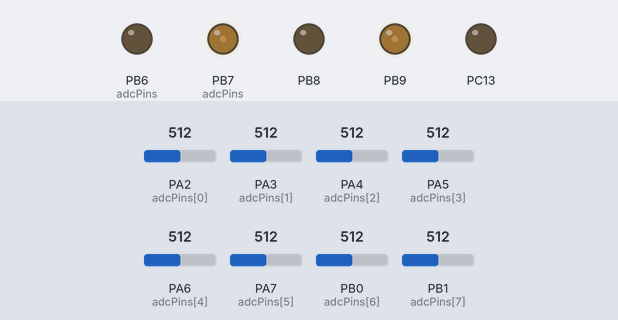
A program run on a simulated STM32 Black Pill. Shown: output pins drawn as LEDs (lit = HIGH). Inputs (shaded band) come from the test bench; at power-on: PA2 (adcPins[0]) = 512, PA3 (adcPins[1]) = 512, PA4 (adcPins[2]) = 512, PA5 (adcPins[3]) = 512, PA6 (adcPins[4]) = 512, PA7 (adcPins[5]) = 512, PB0 (adcPins[6]) = 512, PB1 (adcPins[7]) = 512 (analog values on the 0–1023 scale).

Above: at 5.2 s.
At 7.0 s:
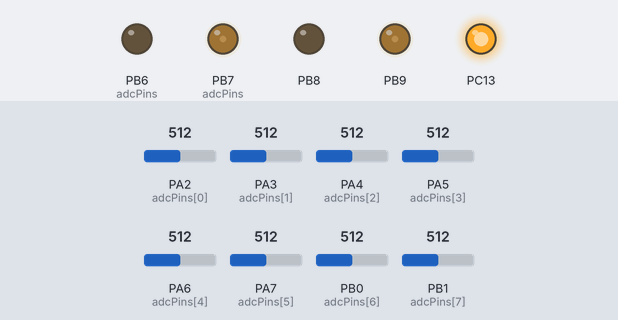
At 8.7 s:
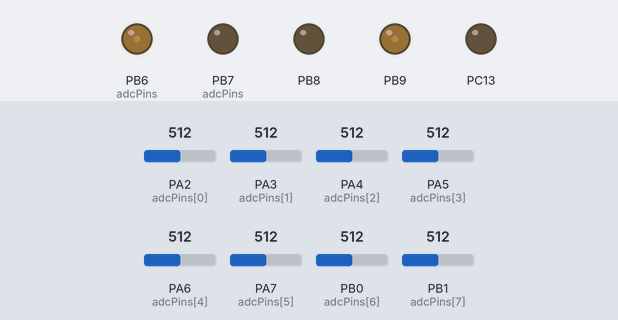
Timing chart, 0 to 10.2 s (numbered marks = the images above):
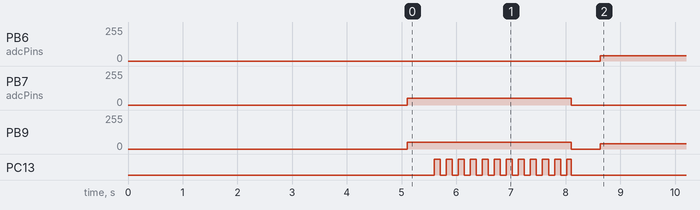

The program:

main.cpp
```cpp
#include <Arduino.h>


const int adcPins[] = {A2, A3, A4, A5, A6, A7, A8, A9};
const int numChannels = 8;


uint16_t minValues[numChannels];
uint16_t maxValues[numChannels];
bool isCalibrated = false;

// PID controller constants
const float KP = 80.00;     // Proportional gain
const float KI = 0.00;    // Integral gain
const float KD = 45;      // Derivative gain
const int BASE_SPEED = 40; // Base motor speed (PWM value)

// Global variables for line tracking
float lastValidPosition = 3.5;  // Start assuming center position
bool lineWasLost = false;


// Function prototypes
void performCalibration(unsigned long duration);
void readSensors(uint16_t *values);
void readCalibratedSensors(uint16_t *values);
void getDigitalReadings(uint16_t *calibratedValues, bool *digitalValues, uint16_t threshold = 500);
void printDigitalPattern(bool *digitalValues);
void printSensorBar(uint16_t *values);
float calculatePosition(uint16_t *values);

void move(int left_speed, int right_speed);


void setup() {
    Serial1.begin(115200);
    delay(100);
    pinMode(PC13, OUTPUT);
    digitalWrite(PC13, LOW); // Turn off LED
    Serial1.println("Starting");


    // Pin Setup
    pinMode(PB6, OUTPUT);
    pinMode(PB7, OUTPUT);
    pinMode(PB8, OUTPUT);
    pinMode(PB9, OUTPUT);


    // Configure ADC resolution (12-bit for STM32)
    analogReadResolution(12);

    // Initialize with default values
    for (int i = 0; i < numChannels; i++) {
      minValues[i] = 4095; // Maximum possible 12-bit ADC value
      maxValues[i] = 0;    // Minimum possible value
    }

    delay(5000);
    // move(255, 255);
    // delay(5000);
    // move(-100, -100);
    // delay(1000);
    move(0,0);

    performCalibration(3000);
  }

// PID control variables
float lastError = 0;
float integral = 0;

void loop() {
  uint16_t values[numChannels];
  bool digitalValues[numChannels];

  readCalibratedSensors(values);
  getDigitalReadings(values, digitalValues);

  // Calculate position of line
  float position = calculatePosition(values);

  // Calculate PID control values
  float error = position - 3.5; // Center position is 3.5 (between sensors 3 and 4)

  // If line is lost, use previous error to maintain direction
  if (lineWasLost) {
    digitalWrite(PC13, HIGH);  // Turn on LED when line is lost
    error = lastError;         // Use previous error to maintain trajectory
  } else {
    digitalWrite(PC13, LOW);   // Turn off LED when line is detected
  }

  // Integral term with anti-windup
  integral = integral + error;
  integral = constrain(integral, -100, 100);  // Prevent excessive buildup

  // Derivative term
  float derivative = error - lastError;

  // Only update lastError if we have a valid line reading
  if (!lineWasLost) {
    lastError = error;
  }

  // Calculate motor adjustment using PID
  float motorAdjustment = KP * error + KI * integral + KD * derivative;

  // Apply motor speeds with PID adjustment
  int leftSpeed = BASE_SPEED - motorAdjustment;
  int rightSpeed = BASE_SPEED + motorAdjustment;

  // Display debug information
  // Serial1.print("Position: ");
  // Serial1.print(position);
  // Serial1.print(" | Error: ");
  // Serial1.print(error);
  // Serial1.print(" | Adjustment: ");
  // Serial1.print(motorAdjustment);
  // Serial1.print(" | Motors L:");
  // Serial1.print(leftSpeed);
  // Serial1.print(" R:");
  // Serial1.println(rightSpeed);

  // Print visual representation of line position
  printDigitalPattern(digitalValues);

  if (lineWasLost) {
    Serial1.println("Line lost! Using previous error.");
  }

  // Move robot according to PID output
  move(leftSpeed, rightSpeed);

  delay(10);  // Faster loop for better control
}


void move(int left_speed, int right_speed) {
    if (left_speed > 255) left_speed = 255;
    if (left_speed < -255) left_speed = -255;
    if (right_speed > 255) right_speed = 255;
    if (right_speed < -255) right_speed = -255;

    // Left motor control
    if (left_speed > 0) {
        analogWrite(PB6, left_speed);  // Forward
        analogWrite(PB7, 0);
    } else if (left_speed < 0) {
        analogWrite(PB6, 0);
        analogWrite(PB7, -left_speed); // Backward
    } else {
        analogWrite(PB6, 0);
        analogWrite(PB7, 0);           // Stop
    }

    // Right motor control
    if (right_speed > 0) {
        analogWrite(PB9, right_speed);  // Forward
        analogWrite(PB8, 0);
    } else if (right_speed < 0) {
        analogWrite(PB9, 0);
        analogWrite(PB8, -right_speed); // Backward
    } else {
        analogWrite(PB9, 0);
        analogWrite(PB8, 0);            // Stop
    }
}


void readSensors(uint16_t *values) {
    for (int i = 0; i < numChannels; i++) {
        values[i] = analogRead(adcPins[i]);
    }
}

// Read calibrated (normalized) sensor values
void readCalibratedSensors(uint16_t *values) {
    uint16_t rawValues[numChannels];
    readSensors(rawValues);

    for (int i = 0; i < numChannels; i++) {
        // Constrain the value to be within calibrated range
        uint16_t value = constrain(rawValues[i], minValues[i], maxValues[i]);

        // Map to 0-1000 range (inverted so black/high reflectance = 1000)
        values[i] = map(value, minValues[i], maxValues[i], 0, 1000);
    }
}

// Perform calibration routine
void performCalibration(unsigned long duration) {
    // Reset calibration values
    for (int i = 0; i < numChannels; i++) {
        minValues[i] = 4095; // Maximum 12-bit ADC value
        maxValues[i] = 0;
    }

    // Set start time
    unsigned long startTime = millis();

    // LED blink during calibration (fast)
    const int blinkInterval = 100; // ms
    unsigned long lastBlink = 0;
    bool ledState = false;

    Serial1.println("Calibrating...");
    move(-50, 50);
    delay(500);
    while (millis() - startTime < duration) {
        // Blink LED to indicate calibration in progress
        if (millis() - lastBlink > blinkInterval) {
            ledState = !ledState;
            digitalWrite(PC13, ledState ? HIGH : LOW);
            lastBlink = millis();
        }

        // Read current values
        uint16_t currentValues[numChannels];
        readSensors(currentValues);

        // Update min and max values
        for (int i = 0; i < numChannels; i++) {
            if (currentValues[i] < minValues[i]) {
                minValues[i] = currentValues[i];
            }
            if (currentValues[i] > maxValues[i]) {
                maxValues[i] = currentValues[i];
            }
        }

        // Short delay between readings
        delay(10);
    }

    // Turn off LED when calibration is complete
    digitalWrite(PC13, LOW);
    move(0,0);
    delay(500);
    // Display calibration results
    Serial1.println("Calibration complete!");
    Serial1.println("Calibrated values:");


    for (int i = 0; i < numChannels; i++) {
        Serial1.print("Sensor ");
        Serial1.print(i);
        Serial1.print(": Min = ");
        Serial1.print(minValues[i]);
        Serial1.print(", Max = ");
        Serial1.println(maxValues[i]);
    }

    isCalibrated = true;
}

// Convert calibrated values to digital (0 or 1)
void getDigitalReadings(uint16_t *calibratedValues, bool *digitalValues, uint16_t threshold) {
    for (int i = 0; i < numChannels; i++) {
        // If the calibrated value is above threshold, consider it a line detection (1)
        // Otherwise, it's not detecting a line (0)
        digitalValues[i] = (calibratedValues[i] > threshold);
    }
}

// Function to print the digital values as a simple binary pattern
void printDigitalPattern(bool *digitalValues) {
    // Serial1.print("Digital pattern: [");
    // for (int i = 0; i < numChannels; i++) {
    //     Serial1.print(digitalValues[i] ? "1" : "0");
    //     if (i < numChannels - 1) Serial1.print(" ");
    // }
    // Serial1.println("]");

    // Visual representation
    Serial1.print("Line position:  ");
    for (int i = 0; i < numChannels; i++) {
        Serial1.print(digitalValues[i] ? "■" : "□");
        Serial1.print(" ");
    }
    Serial1.println();
}

// Calculate weighted position of the line
float calculatePosition(uint16_t *values) {
    float sum = 0;
    float weightedSum = 0;

    for (int i = 0; i < numChannels; i++) {
        sum += values[i];
        weightedSum += i * values[i];
    }

    // Check if line is lost (using threshold to determine if any significant readings)
    if (sum < 500) {  // Adjust threshold based on your sensor sensitivity
        lineWasLost = true;
        // Serial1.println("Line lost! Using previous position.");
        return lastValidPosition;  // Return last valid position when line is lost
    }

    // Calculate weighted average (center of line)
    float position = weightedSum / sum;

    // Store valid position for future reference
    lastValidPosition = position;
    lineWasLost = false;

    return position;
}

// Print a graphical bar representing sensor values
void printSensorBar(uint16_t *values) {
    Serial1.println("Sensor bar representation:");

    // Determine the scale factor for printing
    uint16_t maxVal = 0;
    for (int i = 0; i < numChannels; i++) {
        if (values[i] > maxVal) maxVal = values[i];
    }

    const int barWidth = 50;  // Maximum bar length
    float scale = (float)barWidth / maxVal;

    // Print bars for each sensor
    for (int i = 0; i < numChannels; i++) {
        Serial1.print("S");
        Serial1.print(i);
        Serial1.print(": ");

        int barLength = (int)(values[i] * scale);
        for (int j = 0; j < barLength; j++) {
            Serial1.print("█");
        }
        Serial1.print(" ");
        Serial1.println(values[i]);
    }
    Serial1.println();
}
```

Measured:
- by itself, PB6 (adcPins): 0/255 → 40/255 at 8.6 s
- by itself, PB9: 50/255 → 0/255 at 8.1 s, → 40/255 0.53 s later
